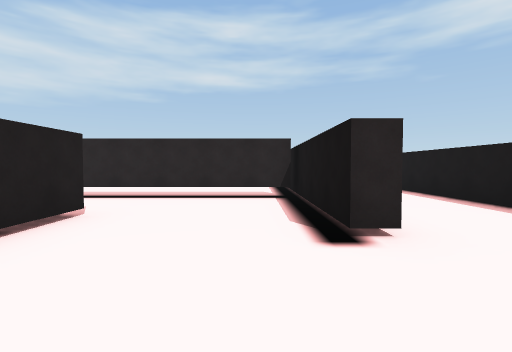
View 1 (above)

24 first-person views from a walk through a scene from a Unity 3-D project. The camera is 1.4 m above the floor, tilts 2° down and sees 85° across. The floor is counted in squares, 2 m on a side. Each view is taken from the middle of a square. On the plan, view 1 faces up. The plan holds only what a view shows up to about 9 squares ahead; the rest is blank. The player is left out.

View 2
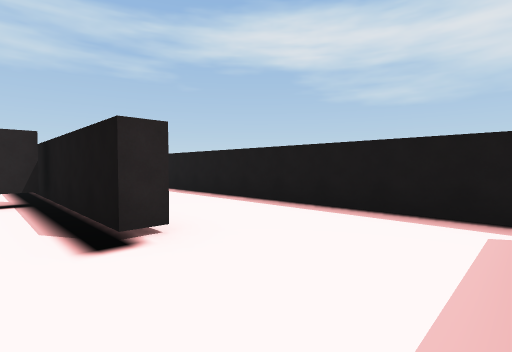

View 3
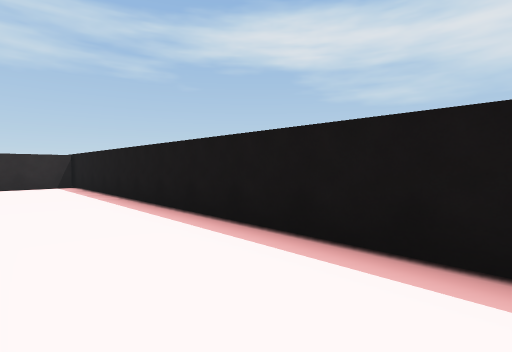

View 4
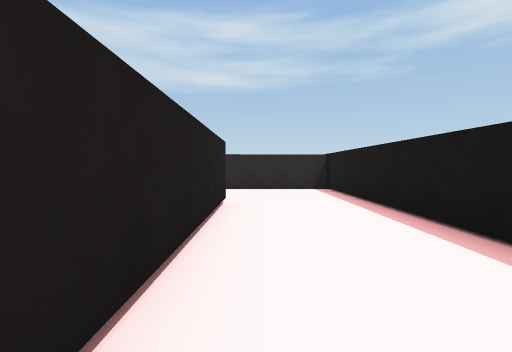

View 5
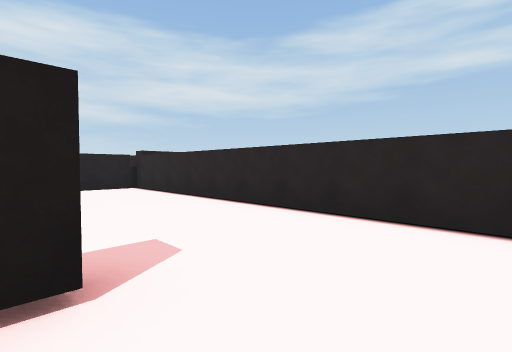

View 6
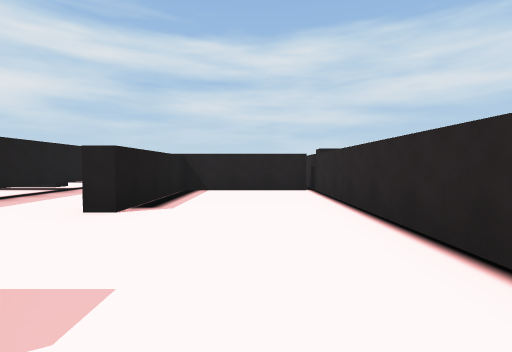

View 7
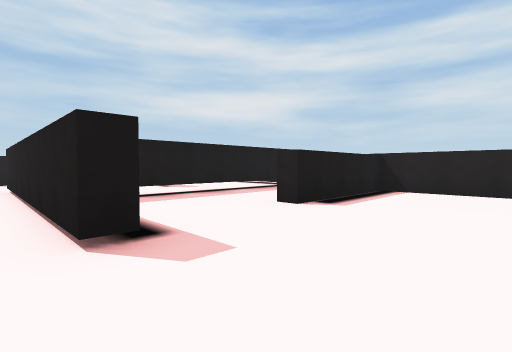

View 8
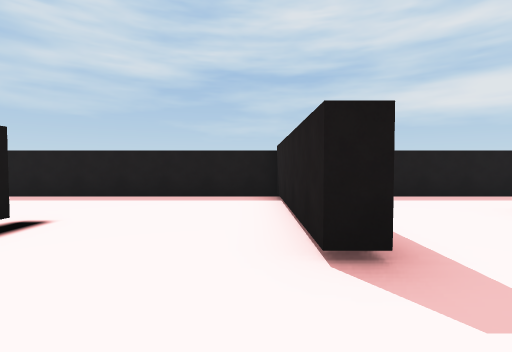

View 9
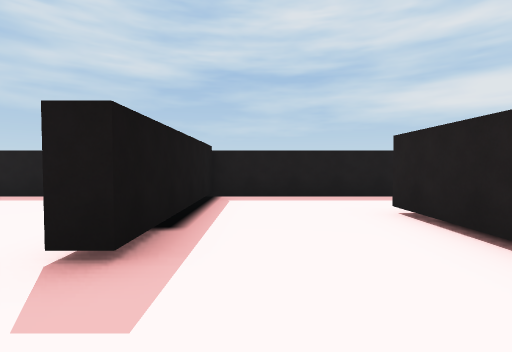

View 10
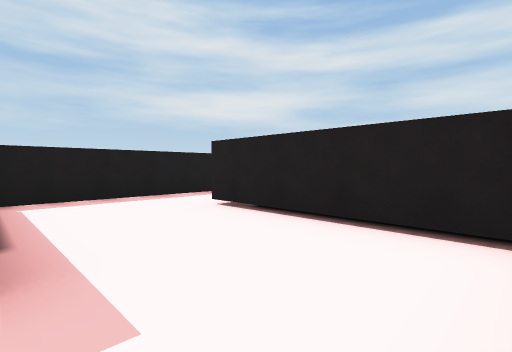

View 11
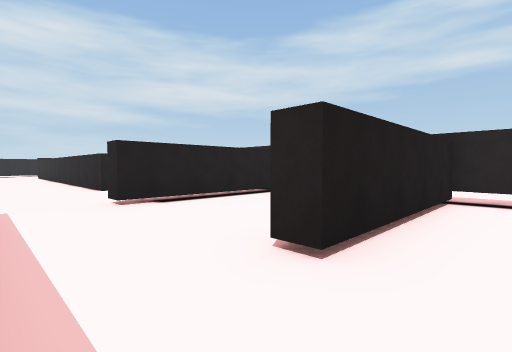

View 12
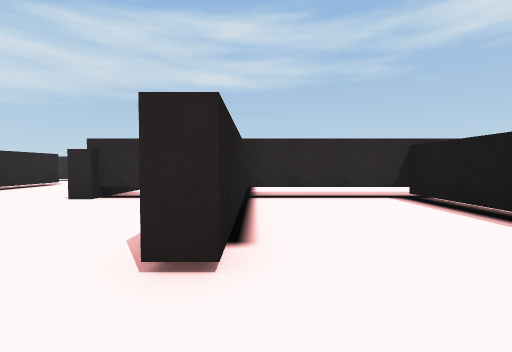

View 13
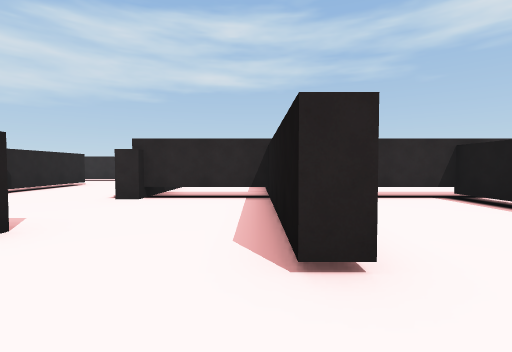

View 14
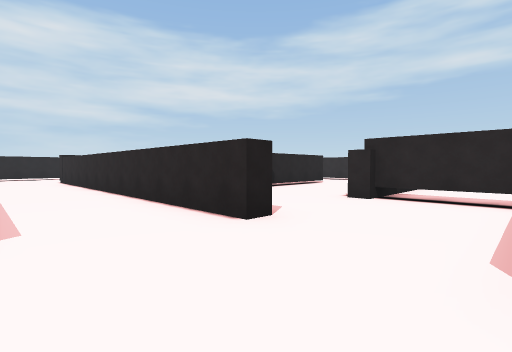

View 15
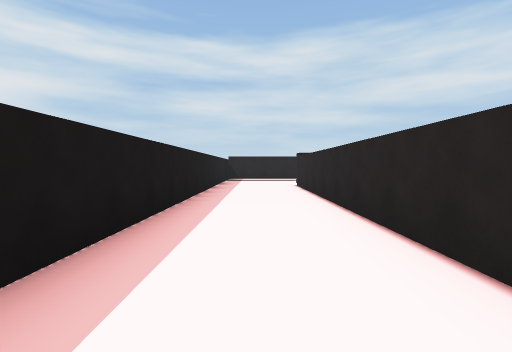

View 16
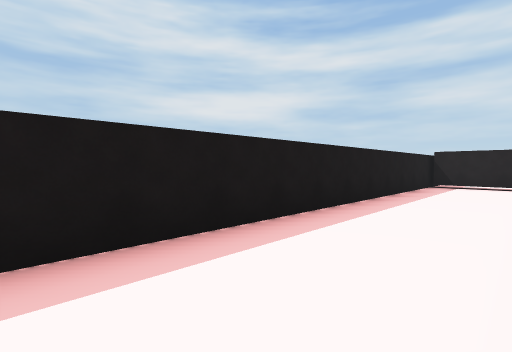

View 17
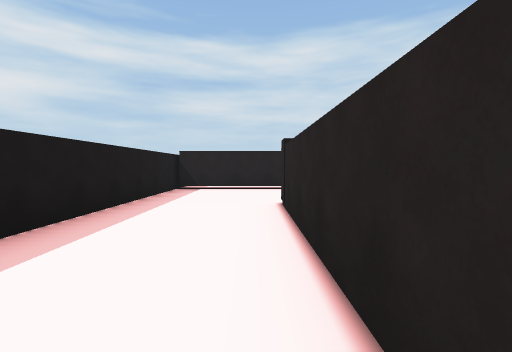

View 18
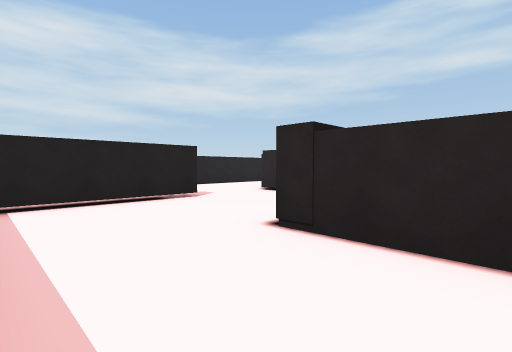

View 19
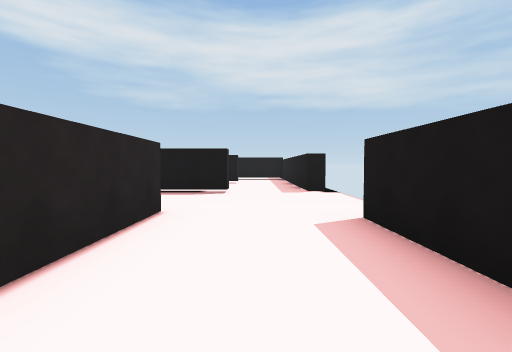

View 20
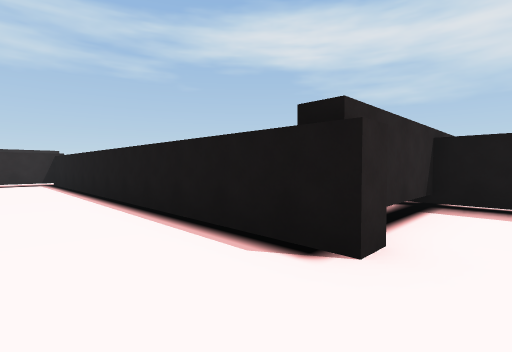

View 21
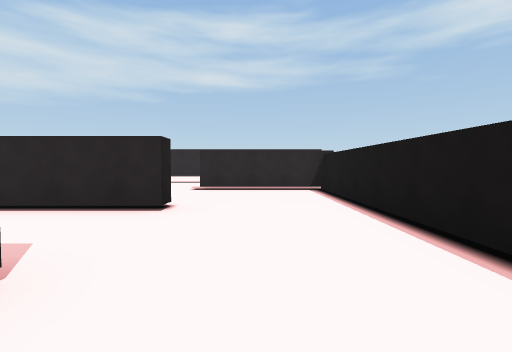

View 22
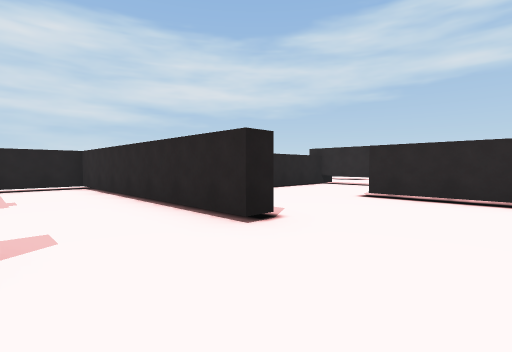

View 23
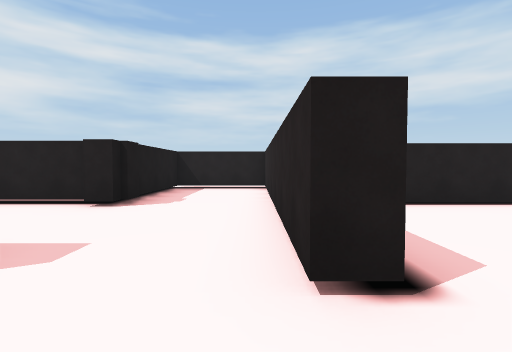

View 24
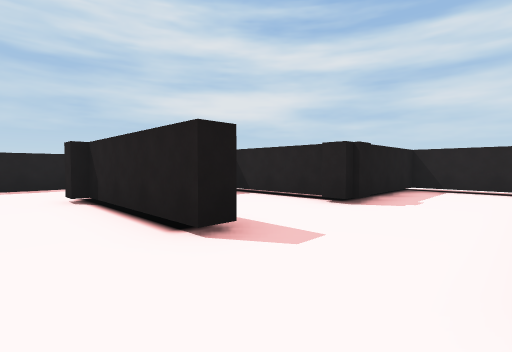

### Floor plan
Key: @ floor where view 1 was taken; # wall or solid block; x gap in a wall; . floor; T thing the floor can be seen under or through.
Columns run from 30 left of view 1 to 5 right of it. Each row starts with its distance up from view 1.
 19           ...
 18          #...####
 17          #......#
 16          #......#
 15          #......#
 14      ########...#      #############
 13     .#..........#      #...........#
 12     .#..........#      #...........#
 11     .#..........#      ##..........#
 10     .#####..#...#       ####...#...#
  9         .#..#...#.. ...........#...#
  8         .#. #...#.. ...........#...#
  7  #      .#  #...### TTTTTTTTTT##...#
  6 .##          ...#..T....#......#...#
  5 ....         ......T....#......#...#
  4  ....       .......T....#..#...#...#
  3  #...############..T....#..#...#...#
  2  #.................T....#..#.......#
  1  #.........................#.......#
  0  #.........................#..@....#
 -1  ###############....##############x

Positions as (right, up) in squares from view 1, and headings:
1: (0, 0), facing up
2: (0, 0), facing up-right
3: (2, 3), facing up-right
4: (2, 5), facing up
5: (3, 10), facing up-left
6: (2, 12), facing left
7: (2, 13), facing down-left
8: (-2, 6), facing down
9: (-4, 6), facing down
10: (-3, 6), facing down-left
11: (-5, 0), facing up-left
12: (-10, 0), facing up
13: (-11, 0), facing up
14: (-11, 0), facing up-left
15: (-15, 1), facing left
16: (-18, 2), facing down-left
17: (-20, 2), facing left
18: (-23, 0), facing up-left
19: (-18, 1), facing right
20: (-16, 5), facing up-right
21: (-16, 9), facing up
22: (-15, 11), facing up-left
23: (-16, 13), facing left
24: (-16, 13), facing down-left
